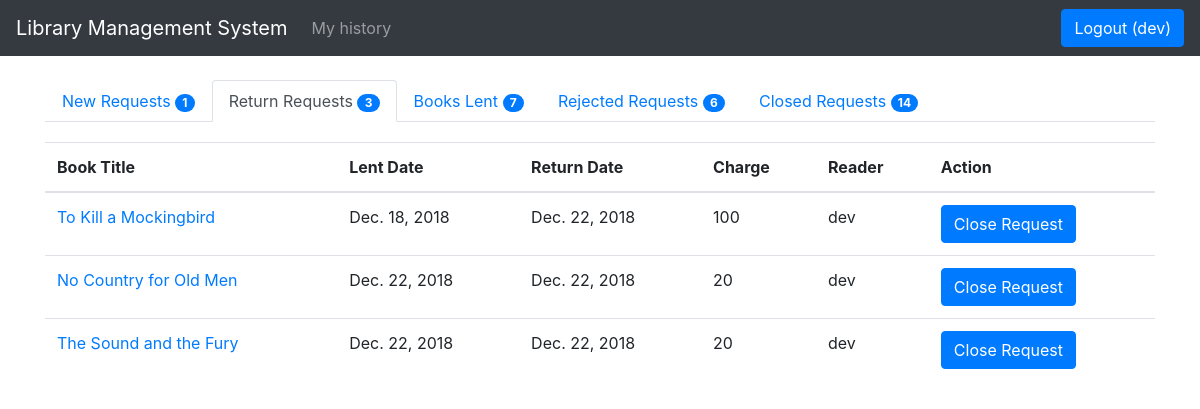
Page /library/books/manage_requests_return (signed in) on the committed database.
### library/models.py (models this page shows, shortened)
class BookLendDetail(models.Model):
    book_status = (('p', 'pending'), ('l', 'lent'), ('r', 'returned'), ('c', 'closed'), ('n', 'rejected'))
    book = models.ForeignKey(Book, on_delete=models.SET_NULL, null=True)
    reader = models.ForeignKey(User, on_delete=models.SET_NULL, null=True, blank=True)
    request_date = models.DateField(null=True, blank=True)
    lent_date = models.DateField(null=True, blank=True)
    return_date = models.DateField(null=True, blank=True)
    close_date = models.DateField(null=True, blank=True)
    charge = models.IntegerField()
    status = models.CharField(max_length=1, choices = book_status, blank = True, default = 'p')

class Book(models.Model):
    numeric = RegexValidator(r'^[0-9]*$', 'Only  numeric characters are allowed.')
    book_status = (('a', 'available'), ('l', 'lent'))
    title = models.CharField(max_length=250)
    isbn = models.CharField('ISBN', max_length=13, help_text='13 Character ISBN number', validators=[numeric])
    description = models.TextField(max_length=500)
    price = models.IntegerField()
    total_quantity = models.IntegerField()
    quantity = models.IntegerField(default=1)
    status = models.CharField(max_length=1, choices = book_status, blank = True, default = 'a')
    author = models.ManyToManyField(Author)
    category = models.ManyToManyField(Category)
    def get_absolute_url(self):
        return reverse('book_detail', args=[str(self.id)])
    def display_category(self):
        return ', '.join(category.name for category in self.category.all()[:3])
    display_category.short_description = "Category"
    def display_author(self):
        return ', '.join(author.firstname for author in self.author.all()[:3])
    display_author.short_description = "Author"

### library/views.py (the view)
# urls.py: path('books/manage_requests_return', views.manage_requests_return, name='manage_requests_return'),
@login_required
def manage_requests_return(request):
    return_request_data = BookLendDetail.objects.filter(status = 'r').order_by("-return_date")
    context = manage_requests_count()
    paginator = Paginator(return_request_data, 10)
    page = request.GET.get('page')
    try:
        return_request_data = paginator.page(page)
    except PageNotAnInteger:
        return_request_data = paginator.page(1)
    except EmptyPage:
        return_request_data = paginator.page(paginator.num_pages)
    return render(request, 'manage_requests_return.html', {'return_request' : return_request_data, 'context': context})

### library/views.py (called while the page is built)
def manage_requests_count():
    p = BookLendDetail.objects.filter(status = 'p').order_by("-request_date")
    r = BookLendDetail.objects.filter(status = 'r').order_by("-return_date")
    l = BookLendDetail.objects.filter(status = 'l').order_by("-lent_date")
    c = BookLendDetail.objects.filter(status = 'c').order_by("-close_date")
    n = BookLendDetail.objects.filter(status = 'n').order_by("-close_date")
    context = {
        'p' : p.count,
        'r' : r.count,
        'l' : l.count,
        'c' : c.count,
        'n' : n.count
    }
    return context

### library/templates/manage_requests_return.html (shortened to what this page needs)
{% extends "base.html" %} {% block content %}
<ul class="nav nav-tabs">
  <li class="nav-item">
    <a class="nav-link" href="{% url 'manage_requests' %}">New Requests <span id="lcount" class="badge badge-primary badge-pill">{{ context.p  }}</span></a>
  </li>
  <li class="nav-item">
    <a class="nav-link active" href="{% url 'manage_requests_return' %}">Return Requests <span id="rcount" class="badge badge-primary badge-pill">{{ context.r }}</span></a>
  </li>
  <li class="nav-item">
    <a class="nav-link" href="{% url 'manage_requests_lent' %}">Books Lent <span id="" class="badge badge-primary badge-pill">{{ context.l }}</span></a>
  </li>
  <li class="nav-item">
    <a class="nav-link" href="{% url 'manage_requests_rejected' %}">Rejected Requests <span id="" class="badge badge-primary badge-pill">{{ context.n }}</span></a>
  </li>
  <li class="nav-item">
      <a class="nav-link" href="{% url 'manage_requests_close' %}">Closed Requests <span id="" class="badge badge-primary badge-pill">{{ context.c }}</span></a>
  </li>
</ul>
<table class="table req-table">
  <thead>
    {% if context.r > 0 %}
    <tr class="t_body2">
      <th scope="col">Book Title</th>
      <th scope="col">Lent Date</th>
      <th scope="col">Return Date</th>
      <th scope="col">Charge</th>
      <th scope="col">Reader</th>
      <th scope="col">Action</th>
    </tr>
    {% endif %}
  </thead>
  <tbody class="t_body2">
    {% for req in return_request %}
    <tr id="{{ req.id }}">
      <td>
        <a href="{{ req.book.get_absolute_url  }}">{{ req.book.title }}</a>
      </td>
      <td>{{ req.lent_date }}</td>
      <td>{{ req.return_date }}</td>
      <td>{{ req.charge }}</td>
      <td>{{ req.reader.username }}</td>
      <td>
        <button type="button" name="" class="btn btn-primary" value="{{req.id}}" onclick="close_request(this);">Close Request</button>
      </td>
    </tr>
    {% endfor %}
  </tbody>
</table>
{% endblock %}

### library/templates/base.html (shortened to what this page needs)
<!DOCTYPE html>
{% load static %}
<html lang="en">
<head>
  <link rel="stylesheet" href="https://stackpath.bootstrapcdn.com/bootstrap/4.1.3/css/bootstrap.min.css"
>
  <link rel="stylesheet" href="{% static 'css/styles.css' %}">
</head>
<body>
  <header>
    {% block header %}
    <nav class="navbar navbar-expand-lg navbar-dark bg-dark fixed-top">
      <a class="navbar-brand" href="{% url 'index' %}">Library Management System</a>
      <div class="collapse navbar-collapse" id="navbarsExampleDefault">
        <ul class="navbar-nav mr-auto">
          {% if user.is_authenticated %} {% if user.groups.all.0.name == 'Readers' %}
          <li class="nav-item">
            <a class="nav-link" href="{% url 'request_history' %}">My history</a>
          </li>
          {% endif %} {% endif %}
        </ul>
        <form class="form-inline my-2 my-lg-0">
          {% if user.is_authenticated %}
          <a class="btn btn-primary" href="{% url 'logout' %}">Logout ({{ user.get_username }})</a>
          {% else %}
          <a class="btn btn-primary" href="{% url 'login' %}">Login</a>
          {% endif %}
        </form>
      </div>
    </nav>
    {% endblock %}
  </header>
  <main role="main" class="container">
    {% block content %} {% endblock %}
  </main>
</body>
</html>

### library/static/css/styles.css (style rules this page uses)
html { position: relative; min-height: 100%; }
body>.container { padding: 80px 15px 0; }
.req-table { margin-top: 20px; }

### rows in the picture
BookLendDetail: book "To Kill a Mockingbird", lent_date "Dec. 18, 2018", return_date "Dec. 22, 2018", charge "100", reader.username "dev", {{ req.id }} 82 (drawn)
BookLendDetail: book "No Country for Old Men", lent_date "Dec. 22, 2018", return_date "Dec. 22, 2018", charge "20", reader.username "dev", {{ req.id }} 108 (drawn)
BookLendDetail: book "The Sound and the Fury", lent_date "Dec. 22, 2018", return_date "Dec. 22, 2018", charge "20", reader.username "dev", {{ req.id }} 110 (drawn)

### other values in the picture
{{ user.get_username }} "dev"
{{ context.p }} "1"
{{ context.r }} "3"
{{ context.l }} "7"
{{ context.n }} "6"
{{ context.c }} "14"
